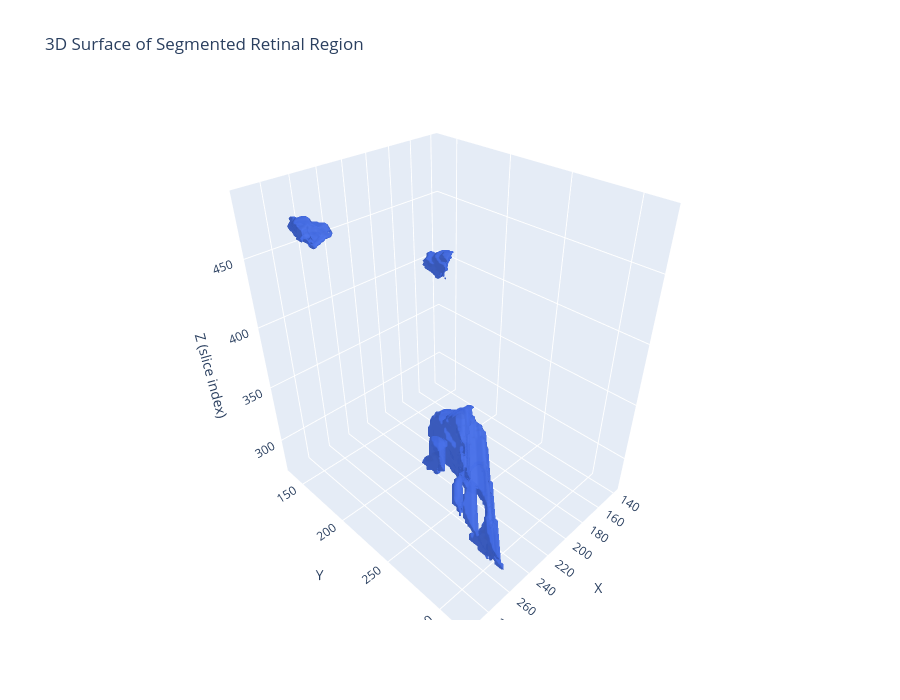

Source (notebook cell):
### Code cell
if binary_mask.sum() > 0:
    fig = go.Figure(
        data=[
            go.Mesh3d(
                x=vertices[:, 2],
                y=vertices[:, 1],
                z=vertices[:, 0],
                i=faces[:, 0],
                j=faces[:, 1],
                k=faces[:, 2],
                color="royalblue",
                opacity=0.85,
                name="Segmented region"
            )
        ]
    )

    fig.update_layout(
        title="3D Surface of Segmented Retinal Region",
        scene=dict(
            xaxis_title="X",
            yaxis_title="Y",
            zaxis_title="Z (slice index)",
            aspectmode="data"
        ),
        height=700
    )

    fig.show()

### Figure 1 — Plotly figure (JSON) as saved in the notebook; plotly's stock layout.template omitted (floating-point values rounded to 4 significant figures; data arrays with more than 128 entries replaced by an {"elided": "..."} marker saying what was removed)
{"data": [{"color": "royalblue", "i": {"elided": "14124 int values"}, "j": {"elided": "14124 int values"}, "k": {"elided": "14124 int values"}, "name": "Segmented region", "opacity": 0.85, "type": "mesh3d", "x": {"elided": "7008 float values"}, "y": {"elided": "7008 float values"}, "z": {"elided": "7008 float values"}}], "layout": {"height": 700, "scene": {"aspectmode": "data", "xaxis": {"title": {"text": "X"}}, "yaxis": {"title": {"text": "Y"}}, "zaxis": {"title": {"text": "Z (slice index)"}}}, "title": {"text": "3D Surface of Segmented Retinal Region"}}}
